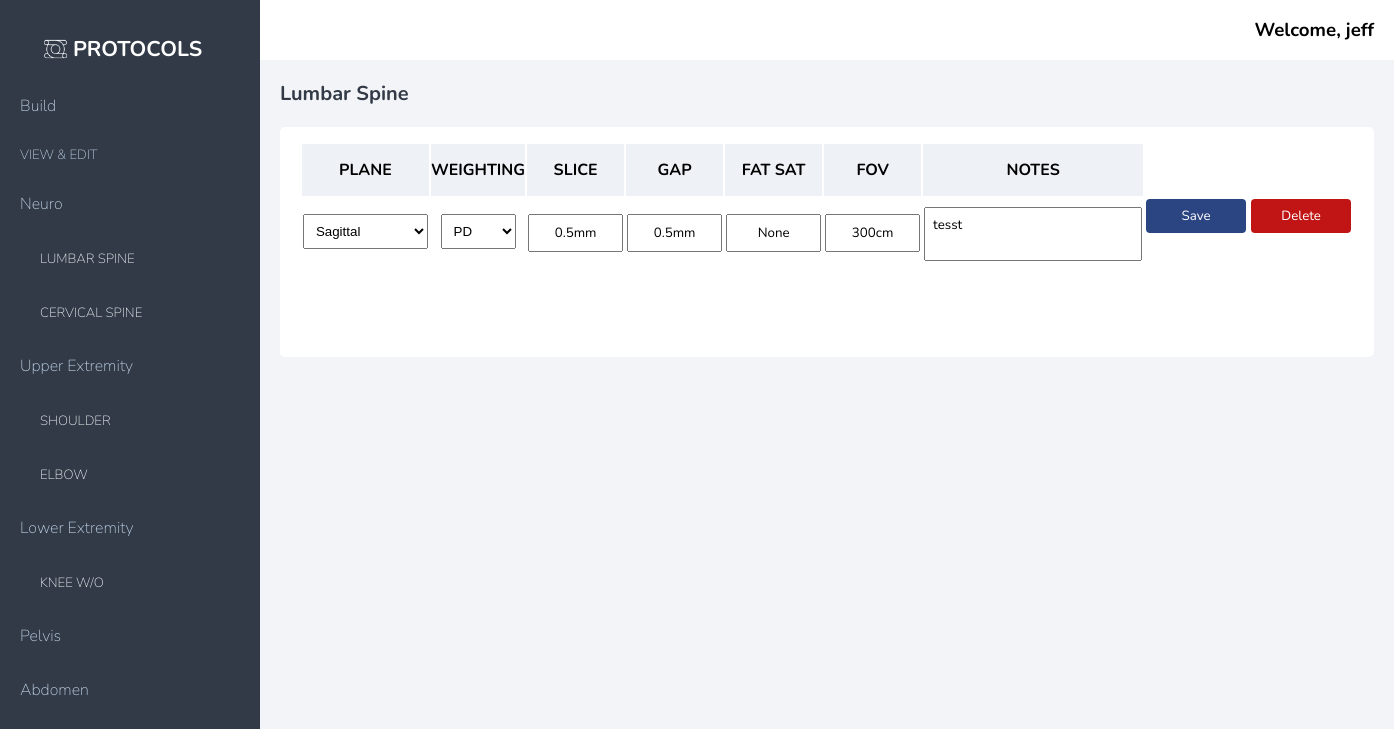
Page /edit_sequence/1 (signed in) on the committed database.
### app/models.py (models this page shows)
class Category (models.Model):
    name = models.CharField(max_length=255)
    created_at = models.DateTimeField(auto_now_add=True)
    updated_at = models.DateTimeField(auto_now=True)

class Protocol(models.Model):
    name = models.CharField(max_length=255)
    category = models.ForeignKey(Category, related_name='protocols', on_delete=models.CASCADE)
    created_at = models.DateTimeField(auto_now_add=True)
    updated_at = models.DateTimeField(auto_now=True)
    objects = ScanManager()

class User(models.Model):
    email = models.CharField(max_length=255)
    facility = models.CharField(max_length=255)
    first_name = models.CharField(max_length=255)
    last_name = models.CharField(max_length=255)
    password = models.CharField(max_length=255)
    created_at = models.DateTimeField(auto_now_add=True)
    updated_at = models.DateTimeField(auto_now=True)
    objects = UserManager()

class Sequence(models.Model):
    plane = models.CharField(max_length=255)
    weighting = models.CharField(max_length=255)
    slice = models.CharField(max_length=255, blank=True)
    gap = models.CharField(max_length=255, blank=True)
    fat_sat = models.CharField(max_length=255)
    fov = models.CharField(max_length=255, blank=True)
    notes = models.CharField(max_length=255, blank=True)
    protocol = models.ForeignKey(Protocol, related_name='sequences', on_delete=models.CASCADE)
    created_at = models.DateTimeField(auto_now_add=True)
    updated_at = models.DateTimeField(auto_now=True)
    objects = ScanManager()

### app/views.py (the view)
# urls.py: path('edit_sequence/<int:id>', views.edit_sequence),
def edit_sequence(request,id):
    if 'user_id' not in request.session:
        return redirect ('/')
    else:
        sequence_id = id
        selected = Sequence.objects.get(id=sequence_id)
        context = {
            'protocols': Protocol.objects.all(),
            'category': Category.objects.all(),
            'user': User.objects.get(id=request.session['user_id']),
            'selected': selected
        }
        return render (request, 'edit_sequence.html', context)

### app/templates/edit_sequence.html (shortened to what this page needs)
<!DOCTYPE html>
<html lang="en">
<head>
    {%load static%}
    <link rel="stylesheet" href="{%static 'style2.css'%}">
</head>
<body>
    <div class="wrapper">
        <div class="left_nav">
            <div class="navhead">
                <img src="{%static 'logo.png'%}" id="logo">
                <h1>PROTOCOLS</h1>
            </div>
            <div class="main_nav">
                <h3><a href="/build">Build</a></h3>
                <h3 class="section">VIEW & EDIT</h3>
                {%for category in category%}
                    <h3>{{category.name}}</h3>
                        {%for protocol in category.protocols.all%}
                        <p><a href="/details/{{protocol.id}}" class="protocol_link">{{protocol.name}}</a></p>
                        {%endfor%}
                {%endfor%}
            </div>
        </div>
        <div class="main">
            <div class="header">
                <h3>Welcome, {{user.first_name}}</h3>
            </div>
            <div class="content">
                <div class="protocol_title">
                    <h1>{{selected.protocol.name}}</h1>
                </div>
                <div class="card">
                    <table class="sequence">
                        <tr>
                            <th>PLANE</th>
                            <th>WEIGHTING</th>
                            <th>SLICE</th>
                            <th>GAP</th>
                            <th>FAT SAT</th>
                            <th>FOV</th>
                            <th>NOTES</th>
                            <th class="hidden"></th>
                        </tr>
                            <tr>
                                <td>
                                    <form action="/edit_sequence_submit" method="post">
                                    <select name="plane" id="plane">
                                        <option value="{{selected.plane}}" disable selected>{{selected.plane}}</option>
                                    </select>
                                </td>
                                <td>
                                    <select name="weighting" id="weighting">
                                        <option value="{{selected.weighting}}" disable selected>{{selected.weighting}}</option>
                                    </select>
                                </td>
                                <td><input type="text" name="slice" placeholder="{{selected.slice}}" value="{{selected.slice}}" class="parameter"></input></td>
                                <td><input type="text" name="gap" placeholder="{{selected.gap}}" value="{{selected.gap}}" class="parameter"></input></td>
                                <td><input type="text" name="fat_sat" placeholder="{{selected.fat_sat}}" value="{{selected.fat_sat}}" class="parameter"></td>
                                <td><input type="text" name="FOV" placeholder="{{selected.fov}}" value="{{selected.fov}}" class="parameter"></input></td>
                                <td><textarea name="notes" type="text" class="notes_box" placeholder="{{selected.notes}}" value="{{selected.notes}}">{{selected.notes}}</textarea></td>
                                <td class="edit_buttons">
                                    <button id="edit_scan">Save</button></a></form>
                                    <form action="/delete_sequence" method="post">{%csrf_token%}
                                        <button id="delete_scan">Delete</button>
                                    </form>
                                </td>
                            </tr>
                    </table>
                </div>
            </div>
        </div>
    </div>
</body>
</html>

### app/static/style2.css (style rules this page uses)
body { margin: 0px; padding: 0px; font-family: 'Nunito', sans-serif; background-color: #F2F4F7; }
.wrapper { display: flex; }
.left_nav { width: 260px; background-color: #313A46; height: 100vh; display: flex; flex-direction: column; }
#logo { height: 45px; margin-top: 10px; margin-left: -25px; }
.navhead { text-align: center; width: 260px; display: flex; justify-content: center; margin-top: 20px; }
.navhead h1 { color: white; font-size: 16pt; margin-left: -5px; }
.main_nav { display: flex; width: 220px; margin: 0 auto; flex-direction: column; }
.main_nav h3 { color: #bccee4; font-size: 12pt; font-weight: 200; }
.main_nav .section { font-size: 10pt; font-weight: 200; }
.main { display: flex; flex-direction: column; flex-grow: 1; }
.header { height: 40px; background-color: white; padding: 10px 20px;; display: flex; align-items: center; justify-content: flex-end; }
.header h3 { margin: 0px; }
.content { padding: 20px; }
.card { background-color: white; padding: 15px; min-height: 200px; border-radius: 5px; margin-top: 20px; }
select { width: 200px; padding: 8px; margin-bottom: 25px; }
input { width: 180px; padding: 8px; margin-top: 10px; }
button { background-color: #2b4482; color: white; font-family: 'Nunito', sans-serif; font-size: 11pt; padding: 8px; border: none; border-radius: 4px; width: 175px; }
.sequence { width: 80%; margin: 0 auto; }
#plane { width: 125px; margin-top: 15px; }
#weighting { width: 75px; margin-top: 15px; }
td { text-align: center; vertical-align: middle; }
tr th { background-color: #EEF2F7; padding: 15px 0px; vertical-align: middle; }
.parameter { width: 75px; margin: 0px; margin-top: -10px; text-align: center; font-family: 'Nunito', sans-serif; padding: 8px; }
.notes_box { width: 200px; resize: none; font-family: 'Nunito', sans-serif; padding: 8px; }
.hidden { background: white; }
.main_nav a { color: #bccee4; font-size: 12pt; font-weight: 200; text-decoration: none; }
.main_nav .protocol_link { color: #EEF2F7; font-size: 10pt; margin-left: 20px; text-transform: uppercase; }
.protocol_title { color: #313A46; display: flex; justify-content: space-between; }
.protocol_title h1 { margin: 0px; font-size: 15pt; color: #313A46; }
#edit_scan { background-color: #2b4482; color: white; font-family: 'Nunito', sans-serif; font-size: 10pt; border: none; border-radius: 4px; width: 100px; }
#delete_scan { background-color: #c11515; color: white; font-family: 'Nunito', sans-serif; font-size: 10pt; border: none; border-radius: 4px; width: 100px; margin-left: 5px; }
.edit_buttons { display: flex; align-items: center; align-content: center; }

### rows in the picture
Category: name "Neuro"
Protocol: name "LUMBAR SPINE"
Protocol: name "CERVICAL SPINE"
Category: name "Upper Extremity"
Protocol: name "SHOULDER"
Protocol: name "ELBOW"
Category: name "Lower Extremity"
Protocol: name "KNEE W/O"
Category: name "Pelvis"
Category: name "Abdomen"
User: first_name "jeff"
Sequence: protocol.name "Lumbar Spine", plane "Sagittal", weighting "PD", slice "0.5mm", gap "0.5mm", fat_sat "None", FOV "300cm", notes "tesst"
